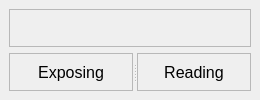
<?xml version="1.0" encoding="UTF-8"?>
<ui version="4.0">
 <class>ExposureStatus</class>
 <widget class="QMainWindow" name="ExposureStatus">
  <property name="geometry">
   <rect>
    <x>0</x>
    <y>0</y>
    <width>260</width>
    <height>100</height>
   </rect>
  </property>
  <property name="minimumSize">
   <size>
    <width>260</width>
    <height>100</height>
   </size>
  </property>
  <property name="maximumSize">
   <size>
    <width>520</width>
    <height>200</height>
   </size>
  </property>
  <property name="font">
   <font>
    <pointsize>8</pointsize>
   </font>
  </property>
  <property name="windowTitle">
   <string>ExpStatus</string>
  </property>
  <property name="toolTip">
   <string>azcam exposure status</string>
  </property>
  <property name="whatsThis">
   <string/>
  </property>
  <property name="iconSize">
   <size>
    <width>15</width>
    <height>15</height>
   </size>
  </property>
  <widget class="QWidget" name="centralwidget">
   <layout class="QGridLayout" name="gridLayout">
    <item row="0" column="0">
     <widget class="QLabel" name="label_status">
      <property name="font">
       <font>
        <pointsize>12</pointsize>
        <weight>75</weight>
        <bold>true</bold>
       </font>
      </property>
      <property name="frameShape">
       <enum>QFrame::StyledPanel</enum>
      </property>
      <property name="frameShadow">
       <enum>QFrame::Sunken</enum>
      </property>
      <property name="text">
       <string/>
      </property>
      <property name="alignment">
       <set>Qt::AlignCenter</set>
      </property>
     </widget>
    </item>
    <item row="1" column="0">
     <widget class="QSplitter" name="splitter">
      <property name="orientation">
       <enum>Qt::Horizontal</enum>
      </property>
      <widget class="QLabel" name="label_integrating">
       <property name="font">
        <font>
         <pointsize>12</pointsize>
         <weight>50</weight>
         <bold>false</bold>
        </font>
       </property>
       <property name="frameShape">
        <enum>QFrame::StyledPanel</enum>
       </property>
       <property name="frameShadow">
        <enum>QFrame::Sunken</enum>
       </property>
       <property name="lineWidth">
        <number>2</number>
       </property>
       <property name="text">
        <string>Exposing</string>
       </property>
       <property name="alignment">
        <set>Qt::AlignCenter</set>
       </property>
      </widget>
      <widget class="QLabel" name="label_reading">
       <property name="font">
        <font>
         <pointsize>12</pointsize>
         <weight>50</weight>
         <bold>false</bold>
        </font>
       </property>
       <property name="frameShape">
        <enum>QFrame::StyledPanel</enum>
       </property>
       <property name="frameShadow">
        <enum>QFrame::Sunken</enum>
       </property>
       <property name="lineWidth">
        <number>2</number>
       </property>
       <property name="text">
        <string>Reading</string>
       </property>
       <property name="alignment">
        <set>Qt::AlignCenter</set>
       </property>
      </widget>
     </widget>
    </item>
   </layout>
  </widget>
 </widget>
 <resources/>
 <connections/>
</ui>
